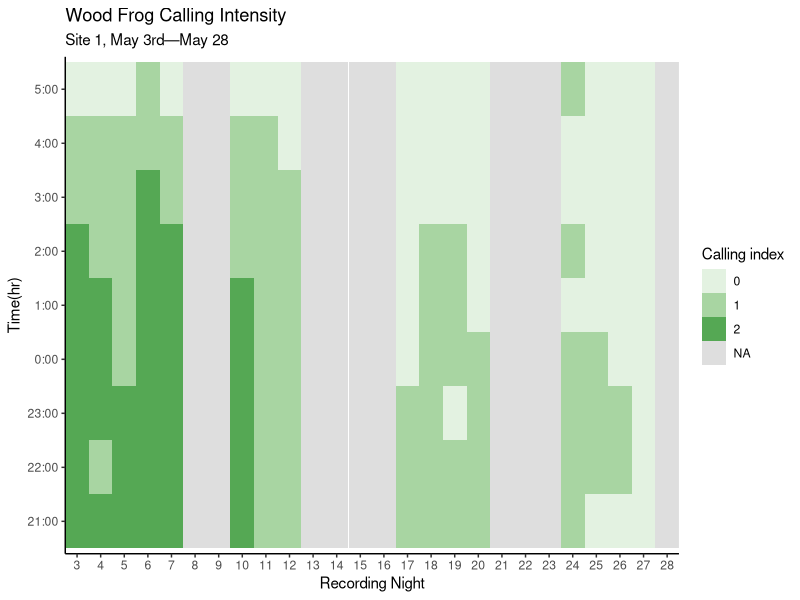
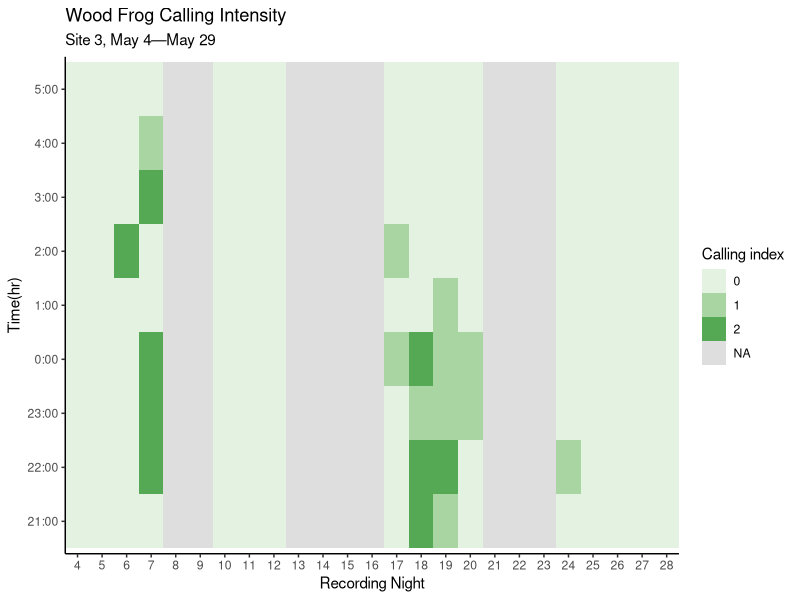
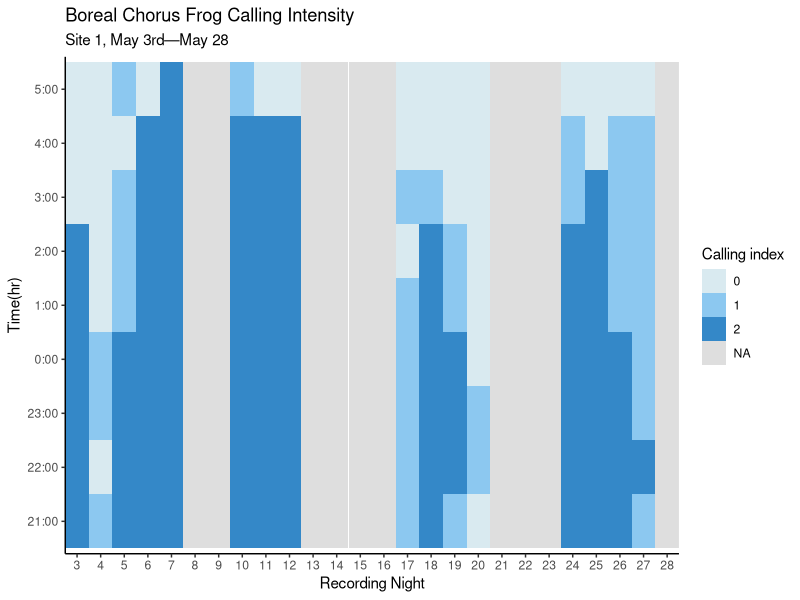
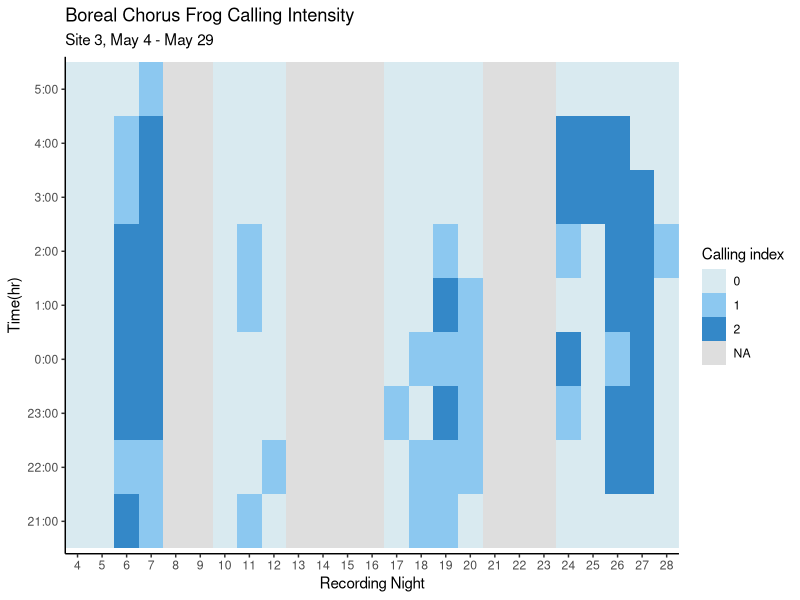
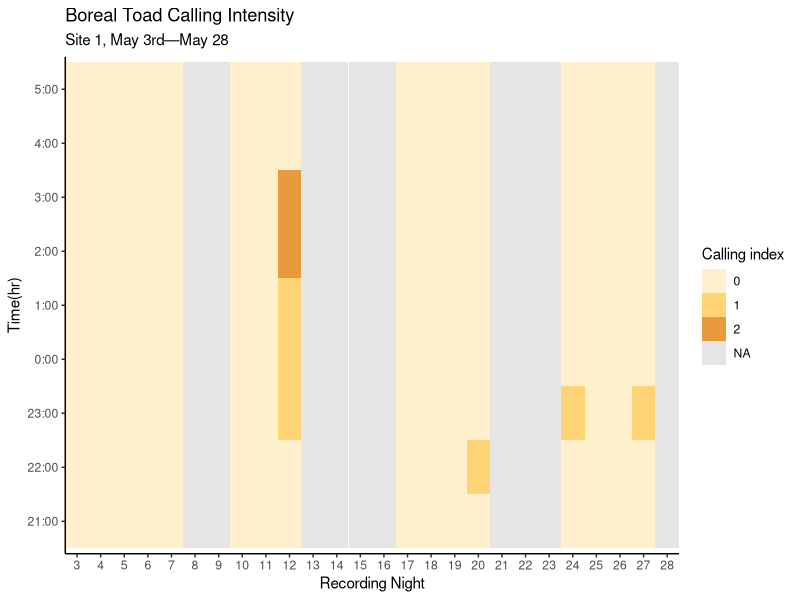
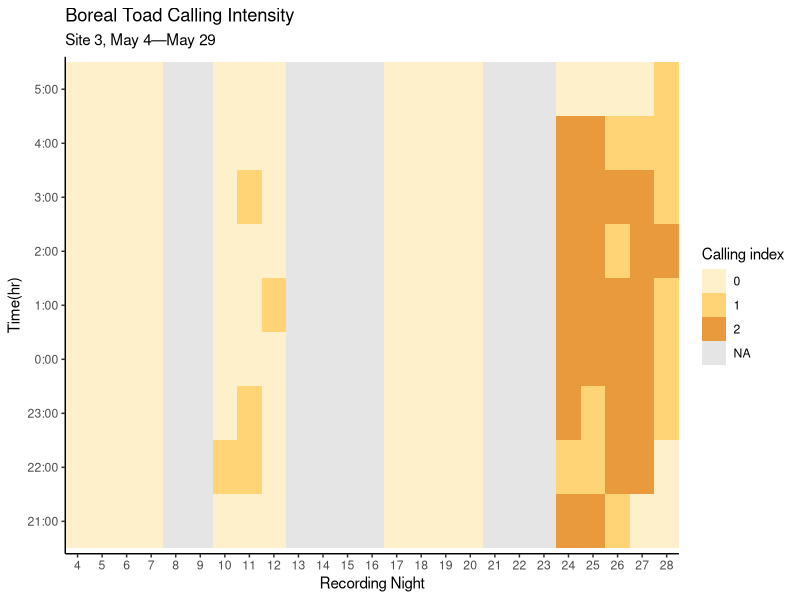

Reproduce these figures in R, in order.

# NECESSARY PACKAGES:

install.packages("ggplot2")
install.packages("dplyr")


library(ggplot2)
library(dplyr)


# DATA TIDYING AND COMPILATION: 

# collect all data from main file

data <- read.csv("data.csv")

# Main data file separated by species and site number: 

bchf.1<- select(data,time, night, site, species, index) 
bchf.1 <- filter(data, site == c(1), species == "bchf") 

bt.1 <- select(data,time, night, site, species, index) 
bt.1 <- filter(data, site == c(1), species == "bt") 

wf.1 <- select(data,time, night, site, species, index) 
wf.1 <- filter(data, site == c(1), species == "wf") 

bchf.3 <- select(data,time, night, site, species, index) 
bchf.3 <- filter(data, site == c(3), species == "bchf") 

bt.3 <- select(data,time, night, site, species, index) 
bt.3 <- filter(data, site == c(3), species == "bt") 

wf.3 <- select(data,time, night, site, species, index) 
wf.3 <- filter(data, site == c(3), species == "wf") 

#WOOD FROG:

# Site 1(Figure 6):

wf.1$time <- factor(
  wf.1$time, 
  levels = c("21:00", "22:00", "23:00", "0:00", "1:00", "2:00", "3:00", "4:00", "5:00")
)

ggplot(wf.1, aes(x = night, y = time, fill = factor(index))) +
  geom_tile() + 
  scale_fill_manual(
    values = c(
      "0" = "#E3F2E1",
      "1" = "#A8D5A2",
      "2" = "#55A854"
    ),
    na.value = "grey87",
    name = "Calling index"
  ) +
  scale_x_continuous(
    breaks = 3:28,
    expand = c(0,0)
  ) +
  scale_y_discrete(
    na.translate = FALSE
  ) +
  labs(
    x = "Recording Night",
    y = "Time(hr)",
    title = "Wood Frog Calling Intensity",
    subtitle = "Site 1, May 3rd—May 28"
  ) +
  theme_classic()

# Site 3(Figure 7):

wf.3$time <- factor(
  wf.3$time, 
  levels = c("21:00", "22:00", "23:00", "0:00", "1:00", "2:00", "3:00", "4:00", "5:00")
)

ggplot(wf.3, aes(x = night, y = time, fill = factor(index))) +
  geom_tile() + 
  scale_fill_manual(
    values = c(
      "0" = "#E3F2E1",
      "1" = "#A8D5A2",
      "2" = "#55A854"
    ),
    na.value = "grey87",
    name = "Calling index"
  ) +
  scale_x_continuous(
    breaks = 3:28,
    expand = c(0,0)
  ) +
  scale_y_discrete(
    na.translate = FALSE
  ) +
  labs(
    x = "Recording Night",
    y = "Time(hr)",
    title = "Wood Frog Calling Intensity",
    subtitle = "Site 3, May 4—May 29"
  ) +
  theme_classic()

#BOREAL CHORUS FROG:

#Site 1(Figure 4):

bchf.1$time <- factor(
  bchf.1$time, 
  levels = c("21:00", "22:00", "23:00", "0:00", "1:00", "2:00", "3:00", "4:00", "5:00")
)

ggplot(bchf.1, aes(x = night, y = time, fill = factor(index))) +
  geom_tile() + 
  scale_fill_manual(
    values = c(
      "0" = "#D9EAF0",
      "1" = "#8CC8F0",
      "2" = "#3488C8"
    ),
    na.value = "grey87",
    name = "Calling index"
  ) +
  scale_x_continuous(
    breaks = 3:28,
    expand = c(0,0)
  ) +
  scale_y_discrete(
    na.translate = FALSE
  ) +
  labs(
    x = "Recording Night",
    y = "Time(hr)",
    title = "Boreal Chorus Frog Calling Intensity",
    subtitle = "Site 1, May 3rd—May 28"
  ) +
  theme_classic()

#Site 3(Figure 5):

bchf.3$time <- factor(
  bchf.3$time, 
  levels = c("21:00", "22:00", "23:00", "0:00", "1:00", "2:00", "3:00", "4:00", "5:00")
)

ggplot(bchf.3, aes(x = night, y = time, fill = factor(index))) +
  geom_tile() + 
  scale_fill_manual(
    values = c(
      "0" = "#D9EAF0",
      "1" = "#8CC8F0",
      "2" = "#3488C8"
    ),
    na.value = "grey87",
    name = "Calling index"
  ) +
  scale_x_continuous(
    breaks = 3:28,
    expand = c(0,0)
  ) +
  scale_y_discrete(
    na.translate = FALSE
  ) +
  labs(
    x = "Recording Night",
    y = "Time(hr)",
    title = "Boreal Chorus Frog Calling Intensity",
    subtitle = "Site 3, May 4 - May 29"
  ) +
  theme_classic()


#BOREAL TOAD:

#Site 1(Figure 8):

bt.1$time <- factor(
  bt.1$time, 
  levels = c("21:00", "22:00", "23:00", "0:00", "1:00", "2:00", "3:00", "4:00", "5:00")
)

ggplot(bt.1, aes(x = night, y = time, fill = factor(index))) +
  geom_tile() + 
  scale_fill_manual(
    values = c(
      "0" = "#FFF0CC",
      "1" = "#FFD477",
      "2" = "#E99A3C"
    ),
    na.value = "grey90",
    name = "Calling index"
  ) +
  scale_x_continuous(
    breaks = 3:28,
    expand = c(0,0)
  ) +
  scale_y_discrete(
    na.translate = FALSE
  ) +
  labs(
    x = "Recording Night",
    y = "Time(hr)",
    title = "Boreal Toad Calling Intensity",
    subtitle = "Site 1, May 3rd—May 28"
  ) +
  theme_classic()

#Site 3(Figure 9):

bt.3$time <- factor(
  bt.3$time, 
  levels = c("21:00", "22:00", "23:00", "0:00", "1:00", "2:00", "3:00", "4:00", "5:00")
)

ggplot(bt.3, aes(x = night, y = time, fill = factor(index))) +
  geom_tile() + 
  scale_fill_manual(
    values = c(
      "0" = "#FFF0CC",
      "1" = "#FFD477",
      "2" = "#E99A3C"
    ),
    na.value = "grey90",
    name = "Calling index"
  ) +
  scale_x_continuous(
    breaks = 3:28,
    expand = c(0,0)
  ) +
  scale_y_discrete(
    na.translate = FALSE
  ) +
  labs(
    x = "Recording Night",
    y = "Time(hr)",
    title = "Boreal Toad Calling Intensity",
    subtitle = "Site 3, May 4—May 29"
  ) +
  theme_classic()
